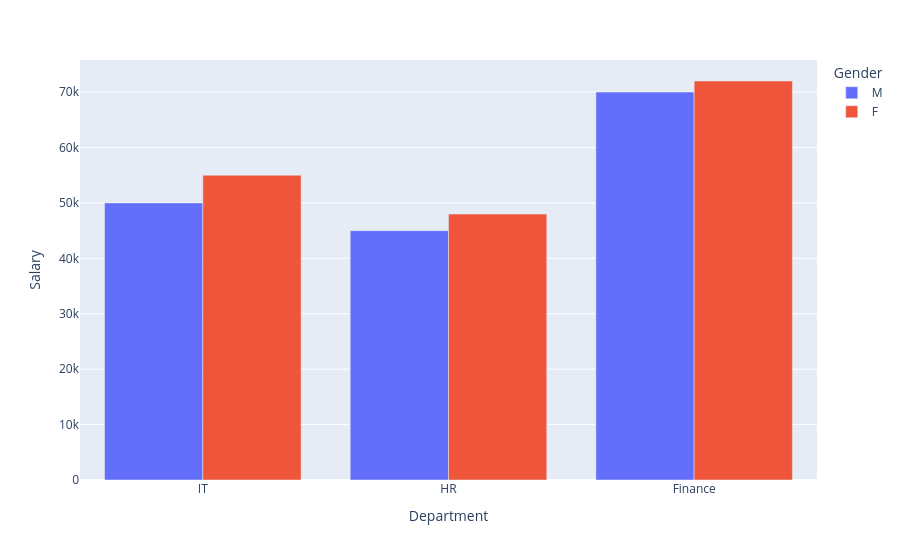

The notebook cell saved with this chart:
### Code cell
fig = px.bar(df,
            x='Department',
            y='Salary',
            barmode='group',
            color='Gender')  # Create a grouped bar chart with specified x and y variables, bar mode, and color coding
fig.show()

### Figure 1 — Plotly figure (JSON) as saved in the notebook; plotly's stock layout.template omitted (floating-point values rounded to 4 significant figures)
{"data": [{"alignmentgroup": "True", "hovertemplate": "Gender=M<br>Department=%{x}<br>Salary=%{y}<extra></extra>", "legendgroup": "M", "marker": {"color": "#636efa", "pattern": {"shape": ""}}, "name": "M", "offsetgroup": "M", "orientation": "v", "showlegend": true, "textposition": "auto", "type": "bar", "x": ["IT", "HR", "Finance"], "xaxis": "x", "y": [50000, 45000, 70000], "yaxis": "y"}, {"alignmentgroup": "True", "hovertemplate": "Gender=F<br>Department=%{x}<br>Salary=%{y}<extra></extra>", "legendgroup": "F", "marker": {"color": "#EF553B", "pattern": {"shape": ""}}, "name": "F", "offsetgroup": "F", "orientation": "v", "showlegend": true, "textposition": "auto", "type": "bar", "x": ["IT", "HR", "Finance"], "xaxis": "x", "y": [55000, 48000, 72000], "yaxis": "y"}], "layout": {"barmode": "group", "legend": {"title": {"text": "Gender"}, "tracegroupgap": 0}, "margin": {"t": 60}, "xaxis": {"anchor": "y", "domain": [0, 1], "title": {"text": "Department"}}, "yaxis": {"anchor": "x", "domain": [0, 1], "title": {"text": "Salary"}}}}
